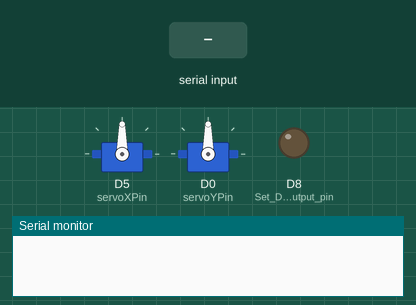
This sketch was run on a simulated ESP8266 (NodeMCU). Parts: 2 × servo, output pins drawn as LEDs (lit = HIGH), the last lines printed to the serial monitor. The test bench sets the inputs (shaded band).

Above: at 1.2 s.
1.3 s: "90,45\n" received over Serial
At 2.7 s:
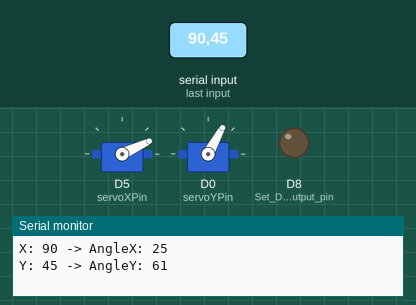
3.6 s: "30,150\n" received over Serial
At 5.6 s:
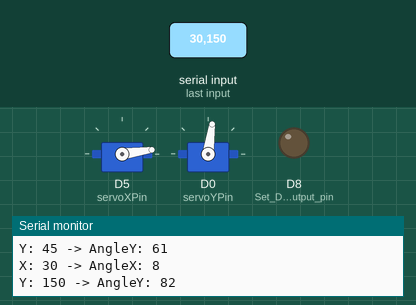
5.9 s: "1,90\n" received over Serial
At 7.4 s:
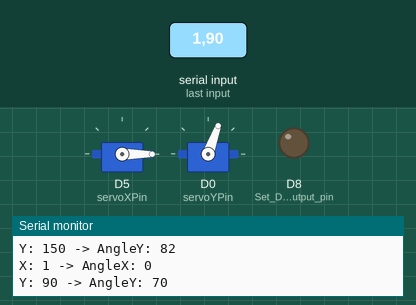
Timing chart, 0 to 8.9 s (numbered marks = the images above; inputs shaded):
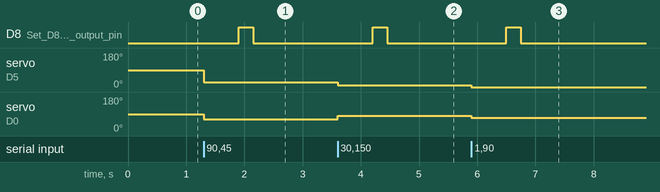

The sketch:

servotest2.ino
```cpp
#include <Servo.h>

// Create servo objects
Servo servoX;
Servo servoY;

// Servo angle range
const int minAngle = 0;
const int maxAngle = 180;

// Screen dimensions or camera resolution (example: 640x480)
const int screenWidth = 640;
const int screenHeight = 480;

// Pin assignments
const int servoXPin = D5; // Adjust based on your wiring
const int servoYPin = D0;

void setup() {

  pinMode(D8, OUTPUT); // Set D8 as an output pin
  // Attach servos to their respective pins
  servoX.attach(servoXPin);
  servoY.attach(servoYPin);

  // Set initial servo positions to midpoints
  servoX.write(90);
  servoY.write(90);

  // Initialize serial communication
  Serial.begin(9600);
}

void loop() {
  // Check if data is available on the serial port
  if (Serial.available() > 0) {
    // Read the incoming data
    String input = Serial.readStringUntil('\n'); // Read until newline
    input.trim(); // Remove any whitespace

    // Parse the input for X and Y coordinates
    int commaIndex = input.indexOf(',');
    if (commaIndex > 0) {
      String xString = input.substring(0, commaIndex);
      String yString = input.substring(commaIndex + 1);

      // Convert strings to integers
      int x = xString.toInt();
      int y = yString.toInt();

      // Map coordinates to servo angles
      int angleX = map(x, 0, screenWidth, minAngle, maxAngle);
      int angleY = map(y, 0, screenHeight, 52, 148);

      // Write angles to servos
      servoX.write(angleX);
      servoY.write(angleY);

      // Debug output
      Serial.print("X: ");
      Serial.print(x);
      Serial.print(" -> AngleX: ");
      Serial.println(angleX);

      Serial.print("Y: ");
      Serial.print(y);
      Serial.print(" -> AngleY: ");
      Serial.println(angleY);
      delay(600);
      //turning the d8 on for 100 ms spray purpose
      digitalWrite(D8, HIGH); // Set D8 HIGH
      delay(250);             // Wait for 100 milliseconds
      digitalWrite(D8, LOW);  // Set D8 LOW
    }
  }
}
```

Measured:
- after the input at 1.3 s, D8 (Set_D8_as_an_output_pin): LOW → HIGH after 0.60 s, → LOW 0.25 s later; servo on D5 (servoXPin): 90° → 25° at once; servo on D0 (servoYPin): 90° → 61° at once
- after the input at 3.6 s, D8 (Set_D8_as_an_output_pin): LOW → HIGH after 0.60 s, → LOW 0.25 s later; servo on D5 (servoXPin): 25° → 8° at once; servo on D0 (servoYPin): 61° → 82° at once
- after the input at 5.9 s, D8 (Set_D8_as_an_output_pin): LOW → HIGH after 0.60 s, → LOW 0.25 s later; servo on D5 (servoXPin): 8° → 0° at once; servo on D0 (servoYPin): 82° → 70° at once
